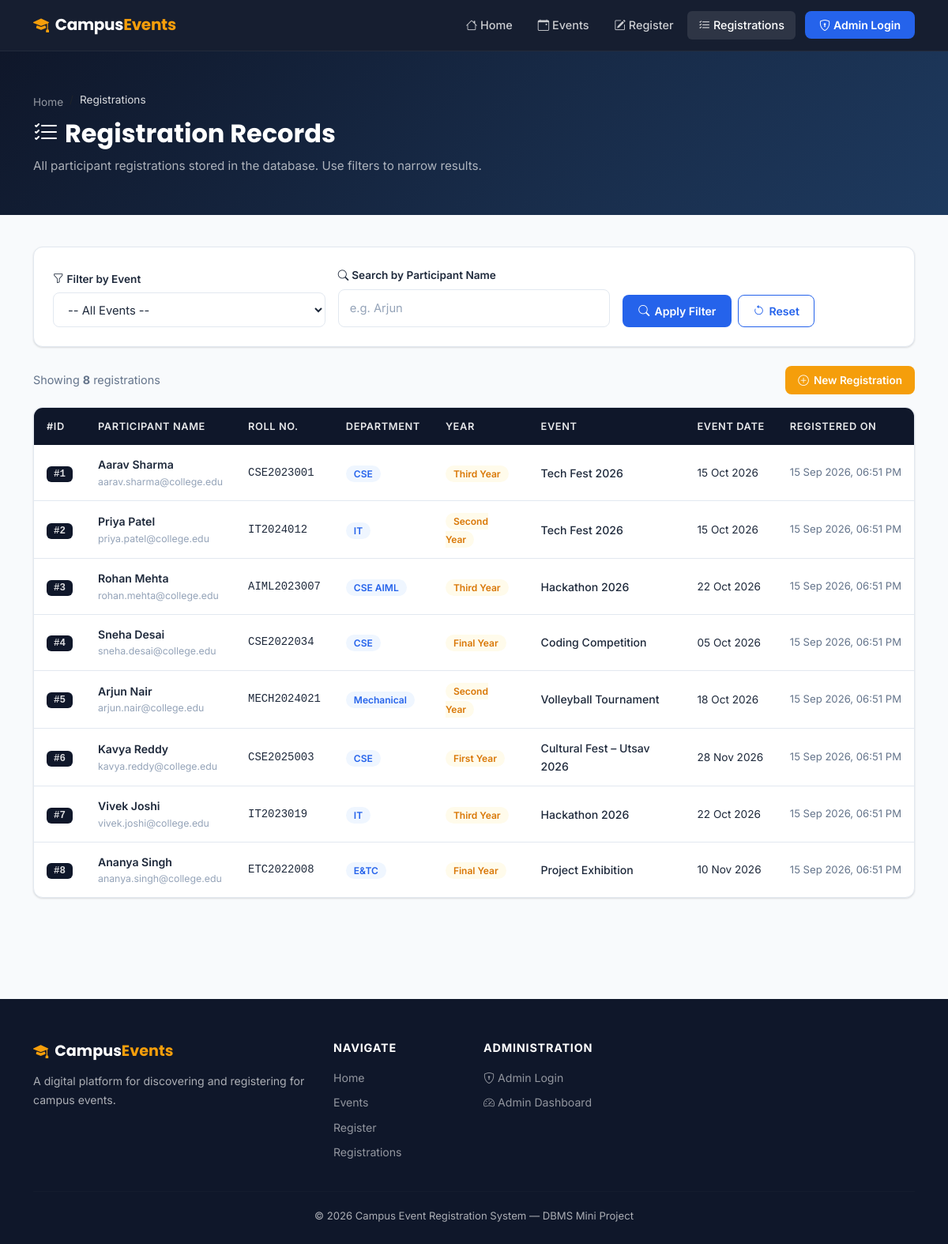
The page /registrations.php on the database its author committed.
### tables this page shows
CREATE TABLE IF NOT EXISTS registrations (
    id               INT(11)      NOT NULL AUTO_INCREMENT,
    participant_name VARCHAR(100) NOT NULL,
    email            VARCHAR(150) NOT NULL,
    roll_no          VARCHAR(30)  NOT NULL,
    department       VARCHAR(50)  NOT NULL,
    year             VARCHAR(20)  NOT NULL,
    event_id         INT(11)      NOT NULL,
    registered_at    TIMESTAMP    NOT NULL DEFAULT CURRENT_TIMESTAMP,
    PRIMARY KEY (id),
    INDEX idx_event_id (event_id),
    INDEX idx_roll_no (roll_no),
    CONSTRAINT fk_event
        FOREIGN KEY (event_id)
        REFERENCES events(id)
        ON DELETE CASCADE
        ON UPDATE CASCADE
);

CREATE TABLE IF NOT EXISTS events (
    id              INT(11)       NOT NULL AUTO_INCREMENT,
    event_name      VARCHAR(150)  NOT NULL,
    description     TEXT          NOT NULL,
    event_date      DATE          NOT NULL,
    event_time      TIME          NOT NULL,
    venue           VARCHAR(200)  NOT NULL,
    organizer       VARCHAR(150)  NOT NULL,
    max_participants INT(11)      NOT NULL DEFAULT 100,
    status          ENUM('upcoming','ongoing','completed','cancelled') NOT NULL DEFAULT 'upcoming',
    created_at      TIMESTAMP     NOT NULL DEFAULT CURRENT_TIMESTAMP,
    PRIMARY KEY (id),
    INDEX idx_status (status),
    INDEX idx_event_date (event_date)
);

### registrations.php (the view, shortened to what this page needs)
<?php
require_once 'db.php';
$filter_event = isset($_GET['filter_event']) ? (int) $_GET['filter_event'] : 0;
$search_name  = isset($_GET['search_name'])  ? trim($_GET['search_name']) : '';
$conditions = [];
$where_clause = !empty($conditions) ? 'WHERE ' . implode(' AND ', $conditions) : '';
$sql = "SELECT r.id, r.participant_name, r.email, r.roll_no, r.department, r.year,
               r.registered_at,
               e.event_name, e.event_date
        FROM registrations r
        JOIN events e ON r.event_id = e.id
        {$where_clause}
        ORDER BY r.registered_at DESC";
$registrations = [];
$stmt = mysqli_prepare($conn, $sql);
if ($stmt) {
    mysqli_stmt_execute($stmt);
    $result = mysqli_stmt_get_result($stmt);
    if ($result) {
        while ($row = mysqli_fetch_assoc($result)) {
            $registrations[] = $row;
        }
    }
}
$total_count = count($registrations);
?>
<!DOCTYPE html>
<html lang="en">
<head>
    <link href="https://cdn.jsdelivr.net/npm/bootstrap@5.3.3/dist/css/bootstrap.min.css" rel="stylesheet">
    <link href="https://cdn.jsdelivr.net/npm/bootstrap-icons@1.11.3/font/bootstrap-icons.min.css" rel="stylesheet">
    <link href="css/style.css" rel="stylesheet">
</head>
<body>
<nav class="navbar navbar-custom navbar-expand-lg" id="mainNav">
    <div class="container">
        <a class="navbar-brand-text" href="index.php">
            <i class="bi bi-mortarboard-fill me-2" style="color:var(--accent);"></i>Campus<span>Events</span>
        </a>
        <div class="collapse navbar-collapse" id="navMenu">
            <ul class="navbar-nav ms-auto align-items-lg-center gap-lg-1">
                <li class="nav-item"><a class="nav-link" href="index.php"><i class="bi bi-house me-1"></i>Home</a></li>
                <li class="nav-item"><a class="nav-link" href="events.php"><i class="bi bi-calendar-event me-1"></i>Events</a></li>
                <li class="nav-item"><a class="nav-link" href="register.php"><i class="bi bi-pencil-square me-1"></i>Register</a></li>
                <li class="nav-item"><a class="nav-link active" href="registrations.php"><i class="bi bi-list-check me-1"></i>Registrations</a></li>
                <li class="nav-item ms-lg-2">
                    <a class="nav-link btn-nav-cta" href="admin/login.php"><i class="bi bi-shield-lock me-1"></i>Admin Login</a>
                </li>
            </ul>
        </div>
    </div>
</nav>
<div class="page-header">
    <div class="container">
        <nav class="page-breadcrumb mb-2" aria-label="breadcrumb">
            <ol class="breadcrumb mb-0">
                <li class="breadcrumb-item"><a href="index.php">Home</a></li>
                <li class="breadcrumb-item active">Registrations</li>
            </ol>
        </nav>
        <h1><i class="bi bi-list-check me-2"></i>Registration Records</h1>
        <p>All participant registrations stored in the database. Use filters to narrow results.</p>
    </div>
</div>
<div class="container pb-5">
    <div class="filter-card">
        <form id="filterForm" method="GET" action="registrations.php">
            <div class="row g-3 align-items-end">
                <div class="col-md-4">
                    <label for="filter_event" class="form-label-custom">
                        <i class="bi bi-funnel me-1"></i>Filter by Event
                    </label>
                    <select id="filter_event" name="filter_event" class="form-select-custom">
                        <option value="">-- All Events --</option>
                    </select>
                </div>
                <div class="col-md-4">
                    <label for="search_name" class="form-label-custom">
                        <i class="bi bi-search me-1"></i>Search by Participant Name
                    </label>
                    <input
                        type="text"
                        id="search_name"
                        name="search_name"
                        class="form-control-custom"
                        placeholder="e.g. Arjun"
                        value="<?= htmlspecialchars($search_name) ?>"
                        maxlength="100"
                    >
                </div>
                <div class="col-md-4">
                    <div class="d-flex gap-2 pt-1">
                        <button type="submit" class="btn-primary-custom" id="filterBtn">
                            <i class="bi bi-search"></i> Apply Filter
                        </button>
                        <a href="registrations.php" class="btn-outline-custom">
                            <i class="bi bi-arrow-counterclockwise"></i> Reset
                        </a>
                    </div>
                </div>
            </div>
        </form>
    </div>
    <div class="d-flex align-items-center justify-content-between mb-3">
        <div style="font-size:.9rem;color:var(--text-muted);">
            Showing <strong><?= $total_count ?></strong> registration<?= $total_count !== 1 ? 's' : '' ?>
        </div>
        <a href="register.php" class="btn-accent-custom" style="font-size:.85rem;padding:7px 16px;">
            <i class="bi bi-plus-circle"></i> New Registration
        </a>
    </div>
    <?php if (empty($registrations)) : ?>
    <div class="empty-state">
        <i class="bi bi-person-x"></i>
        <h3>No Registrations Found</h3>
        <p>
            <?php if ($filter_event > 0 || $search_name !== '') : ?>
                No records match your filter criteria. Try resetting the filters.
            <?php else : ?>
                No one has registered yet. Be the first!
            <?php endif; ?>
        </p>
        <a href="register.php" class="btn-primary-custom mt-2">
            <i class="bi bi-pencil-square"></i> Register Now
        </a>
    </div>
    <?php else : ?>
    <div class="table-wrapper">
        <div style="overflow-x:auto;">
        <table class="table-custom">
            <thead>
                <tr>
                    <th>#ID</th>
                    <th>Participant Name</th>
                    <th>Roll No.</th>
                    <th>Department</th>
                    <th>Year</th>
                    <th>Event</th>
                    <th>Event Date</th>
                    <th>Registered On</th>
                </tr>
            </thead>
            <tbody>
                <?php foreach ($registrations as $reg) : ?>
                <tr>
                    <td><span class="reg-id-badge">#<?= htmlspecialchars($reg['id']) ?></span></td>
                    <td>
                        <div style="font-weight:600;"><?= htmlspecialchars($reg['participant_name']) ?></div>
                        <div style="font-size:.77rem;color:var(--text-light);"><?= htmlspecialchars($reg['email']) ?></div>
                    </td>
                    <td style="font-family:monospace;font-size:.87rem;"><?= htmlspecialchars($reg['roll_no']) ?></td>
                    <td><span class="badge-dept"><?= htmlspecialchars($reg['department']) ?></span></td>
                    <td><span class="badge-year"><?= htmlspecialchars($reg['year']) ?></span></td>
                    <td style="font-weight:500;"><?= htmlspecialchars($reg['event_name']) ?></td>
                    <td style="white-space:nowrap;font-size:.85rem;">
                        <?= date('d M Y', strtotime($reg['event_date'])) ?>
                    </td>
                    <td style="white-space:nowrap;font-size:.82rem;color:var(--text-muted);">
                        <?= date('d M Y, h:i A', strtotime($reg['registered_at'])) ?>
                    </td>
                </tr>
                <?php endforeach; ?>
            </tbody>
        </table>
        </div>
    </div>
    <?php endif; ?>
</div>
<footer class="footer-custom">
    <div class="container">
        <div class="row gy-4">
            <div class="col-lg-4">
                <div class="footer-brand"><i class="bi bi-mortarboard-fill me-2" style="color:var(--accent);"></i>Campus<span>Events</span></div>
                <p class="footer-desc">A digital platform for discovering and registering for campus events.</p>
            </div>
            <div class="col-lg-2 col-6">
                <div class="footer-heading">Navigate</div>
                <a href="index.php" class="footer-link">Home</a>
                <a href="events.php" class="footer-link">Events</a>
                <a href="register.php" class="footer-link">Register</a>
                <a href="registrations.php" class="footer-link">Registrations</a>
            </div>
            <div class="col-lg-3 col-6">
                <div class="footer-heading">Administration</div>
                <a href="admin/login.php" class="footer-link"><i class="bi bi-shield-lock me-1"></i>Admin Login</a>
                <a href="admin/dashboard.php" class="footer-link"><i class="bi bi-speedometer2 me-1"></i>Admin Dashboard</a>
            </div>
        </div>
        <hr class="footer-divider">
        <div class="footer-bottom">
            &copy; <?= date('Y') ?> Campus Event Registration System &mdash; DBMS Mini Project
        </div>
    </div>
</footer>
</body>
</html>

### rows shown on the page
registrations: id "1", participant_name "Aarav Sharma", email "aarav.sharma@college.edu", roll_no "CSE2023001", department "CSE", year "Third Year", event.event_name "Tech Fest 2026", event.event_date "15 Oct 2026", registered_at "15 Sep 2026, 06:51 PM"
registrations: id "2", participant_name "Priya Patel", email "priya.patel@college.edu", roll_no "IT2024012", department "IT", year "Second Year", event.event_name "Tech Fest 2026", event.event_date "15 Oct 2026", registered_at "15 Sep 2026, 06:51 PM"
registrations: id "3", participant_name "Rohan Mehta", email "rohan.mehta@college.edu", roll_no "AIML2023007", department "CSE AIML", year "Third Year", event.event_name "Hackathon 2026", event.event_date "22 Oct 2026", registered_at "15 Sep 2026, 06:51 PM"
registrations: id "4", participant_name "Sneha Desai", email "sneha.desai@college.edu", roll_no "CSE2022034", department "CSE", year "Final Year", event.event_name "Coding Competition", event.event_date "05 Oct 2026", registered_at "15 Sep 2026, 06:51 PM"
registrations: id "5", participant_name "Arjun Nair", email "arjun.nair@college.edu", roll_no "MECH2024021", department "Mechanical", year "Second Year", event.event_name "Volleyball Tournament", event.event_date "18 Oct 2026", registered_at "15 Sep 2026, 06:51 PM"
registrations: id "6", participant_name "Kavya Reddy", email "kavya.reddy@college.edu", roll_no "CSE2025003", department "CSE", year "First Year", event.event_name "Cultural Fest – Utsav 2026", event.event_date "28 Nov 2026", registered_at "15 Sep 2026, 06:51 PM"
registrations: id "7", participant_name "Vivek Joshi", email "vivek.joshi@college.edu", roll_no "IT2023019", department "IT", year "Third Year", event.event_name "Hackathon 2026", event.event_date "22 Oct 2026", registered_at "15 Sep 2026, 06:51 PM"
registrations: id "8", participant_name "Ananya Singh", email "ananya.singh@college.edu", roll_no "ETC2022008", department "E&TC", year "Final Year", event.event_name "Project Exhibition", event.event_date "10 Nov 2026", registered_at "15 Sep 2026, 06:51 PM"

### other values the page prints
$total_count "8"
